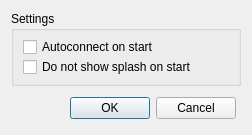
<?xml version="1.0" encoding="UTF-8"?>
<ui version="4.0">
 <class>GeneralSettingsDialog</class>
 <widget class="QDialog" name="GeneralSettingsDialog">
  <property name="geometry">
   <rect>
    <x>0</x>
    <y>0</y>
    <width>252</width>
    <height>132</height>
   </rect>
  </property>
  <property name="windowTitle">
   <string>Dialog</string>
  </property>
  <layout class="QVBoxLayout" name="verticalLayout">
   <item>
    <widget class="QGroupBox" name="groupBox_3">
     <property name="sizePolicy">
      <sizepolicy hsizetype="Preferred" vsizetype="MinimumExpanding">
       <horstretch>2</horstretch>
       <verstretch>0</verstretch>
      </sizepolicy>
     </property>
     <property name="minimumSize">
      <size>
       <width>0</width>
       <height>75</height>
      </size>
     </property>
     <property name="title">
      <string>Settings</string>
     </property>
     <layout class="QFormLayout" name="formLayout">
      <item row="0" column="0">
       <widget class="QCheckBox" name="autoconnect_on_start">
        <property name="text">
         <string>Autoconnect on start</string>
        </property>
       </widget>
      </item>
      <item row="1" column="0">
       <widget class="QCheckBox" name="nosplash">
        <property name="text">
         <string>Do not show splash on start</string>
        </property>
       </widget>
      </item>
     </layout>
    </widget>
   </item>
   <item>
    <layout class="QHBoxLayout" name="horizontalLayout_5" stretch="1,0">
     <property name="leftMargin">
      <number>5</number>
     </property>
     <property name="topMargin">
      <number>5</number>
     </property>
     <property name="rightMargin">
      <number>5</number>
     </property>
     <property name="bottomMargin">
      <number>5</number>
     </property>
     <item>
      <spacer name="horizontalSpacer_5">
       <property name="orientation">
        <enum>Qt::Horizontal</enum>
       </property>
       <property name="sizeHint" stdset="0">
        <size>
         <width>40</width>
         <height>20</height>
        </size>
       </property>
      </spacer>
     </item>
     <item>
      <widget class="QDialogButtonBox" name="buttonBox">
       <property name="orientation">
        <enum>Qt::Horizontal</enum>
       </property>
       <property name="standardButtons">
        <set>QDialogButtonBox::Cancel|QDialogButtonBox::Ok</set>
       </property>
      </widget>
     </item>
    </layout>
   </item>
  </layout>
 </widget>
 <resources/>
 <connections>
  <connection>
   <sender>buttonBox</sender>
   <signal>accepted()</signal>
   <receiver>GeneralSettingsDialog</receiver>
   <slot>accept()</slot>
   <hints>
    <hint type="sourcelabel">
     <x>248</x>
     <y>254</y>
    </hint>
    <hint type="destinationlabel">
     <x>157</x>
     <y>274</y>
    </hint>
   </hints>
  </connection>
  <connection>
   <sender>buttonBox</sender>
   <signal>rejected()</signal>
   <receiver>GeneralSettingsDialog</receiver>
   <slot>reject()</slot>
   <hints>
    <hint type="sourcelabel">
     <x>316</x>
     <y>260</y>
    </hint>
    <hint type="destinationlabel">
     <x>286</x>
     <y>274</y>
    </hint>
   </hints>
  </connection>
 </connections>
</ui>
